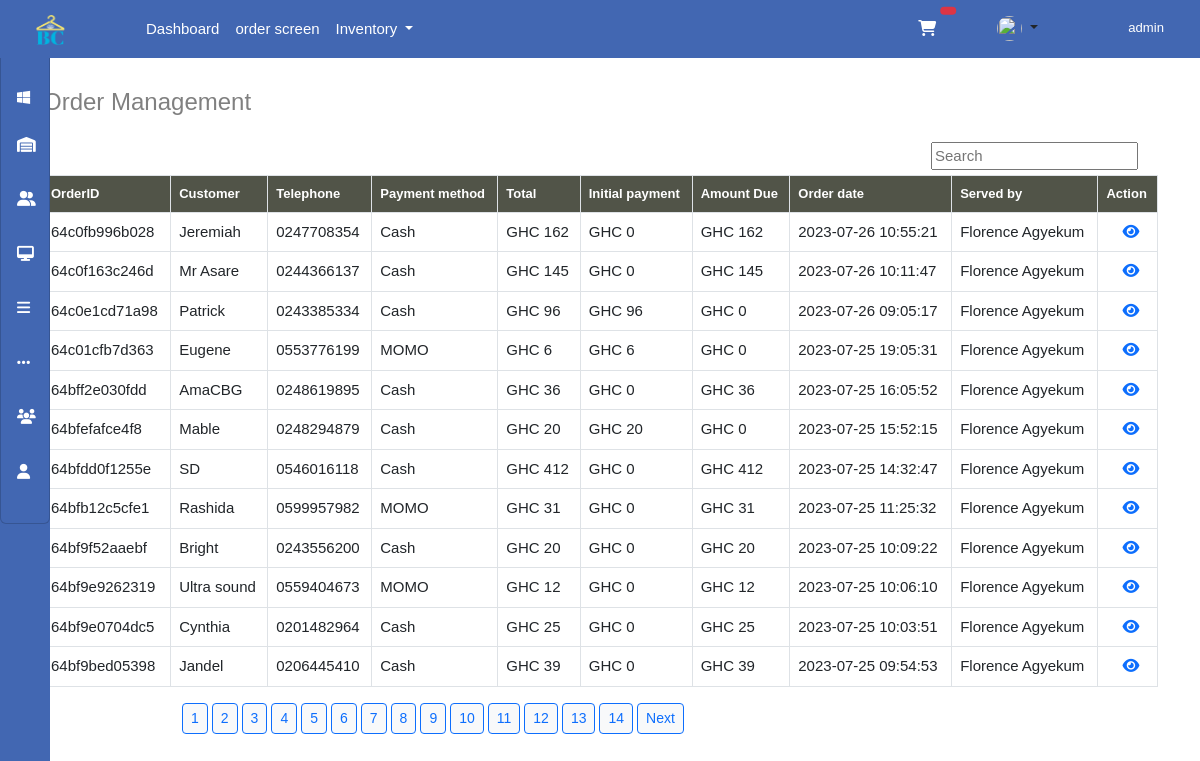
The page /admin/all-orders.php (signed in) on the database its author committed.
### tables this page shows
CREATE TABLE `orderitems` (
  `id` int(255) NOT NULL,
  `order_id` varchar(255) NOT NULL,
  `item` varchar(255) NOT NULL,
  `quantity` int(255) NOT NULL,
  `customer` varchar(255) NOT NULL,
  `telephone` varchar(255) NOT NULL,
  `sex` varchar(255) NOT NULL,
  `paymethod` varchar(255) NOT NULL,
  `ExpressAmount` int(255) NOT NULL,
  `price` int(255) NOT NULL,
  `total` int(255) NOT NULL,
  `initialPayment` int(255) NOT NULL,
  `order_date` timestamp NOT NULL DEFAULT current_timestamp(),
  `servedby` varchar(255) NOT NULL,
  `Dates` varchar(255) NOT NULL,
  `completed` int(255) NOT NULL,
  `completed_date` varchar(255) NOT NULL,
  `Amount_due` int(11) GENERATED ALWAYS AS (`total` - `initialPayment`) VIRTUAL
);

### admin/all-orders.php (the view, shortened to what this page needs)
<?php
	include_once('../dbconfig/config.php');
	$page = 1;
if (isset($_GET['page'])) {
	$page = $_GET['page'];
}
else
{
	$page = 1;
}
$num_per_page = 12;
$start_from = ($page - 1) * 12;
$searchValue = '';
$sql = "SELECT DISTINCT order_id, order_date, servedby,id, paymethod, total, telephone, customer,initialPayment
        FROM orderitems WHERE customer LIKE '%$searchValue%' OR telephone LIKE '%$searchValue%' OR paymethod LIKE '%$searchValue%' OR order_id LIKE '%$searchValue%'
        GROUP BY order_id DESC
        LIMIT $start_from, $num_per_page";
$res = mysqli_query($conn, $sql);
 ?>
<!DOCTYPE html>
<html>
<head>
	<link rel="stylesheet" type="text/css" href="../bootstrap/bootstrap.css">
	<link rel="stylesheet" type="text/css" href="../fonts/all.css">
</head>
<body>
	<?php include_once('../includes/navbar.php');
$total_rows_sql = "SELECT COUNT(DISTINCT order_id) AS total FROM orderitems WHERE customer LIKE '%$searchValue%' OR telephone LIKE '%$searchValue%' OR paymethod LIKE '%$searchValue%' OR order_id LIKE '%$searchValue%' ";
$total_rows_result = mysqli_query($conn, $total_rows_sql);
$total_rows_row = mysqli_fetch_assoc($total_rows_result);
$total_rows = $total_rows_row['total'];
$total_pages = ceil($total_rows/$num_per_page);
	?>
	<div class="container"><h4 style=" margin:30px; color: grey; margin-left: 1px;">Order Management</h4></div>
	<div class="container">
		<input type="text" name="search" class="search" placeholder="Search" id="searchInput" value="<?php echo $searchValue; ?>" onkeyup="startSearchTimer()">
		<table class="table table-bordered fw-semilight my-5">
  <thead>
    <tr>
      <th scope="col">OrderID</th>
      <th scope="col">Customer</th>
      <th scope="col">Telephone</th>
      <th scope="col">Payment method</th>
      <th scope="col">Total</th>
       <th scope="col">Initial payment</th>
      <th scope="col">Amount Due</th>
      <th scope="col">Order date</th>
      <th scope="col">Served by</th>
      <th scope="col">Action</th>
    </tr>
  </thead>
  <tbody>
  	<?php
  		while ($rows = mysqli_fetch_assoc($res)) {
		?>
    <tr>
      <td><?php echo $rows['order_id']; ?> </td>
      <td><?php echo $rows['customer']; ?> </td>
      <td><?php echo $rows['telephone']; ?> </td>
      <td><?php echo $rows['paymethod']; ?> </td>
      <td>GHC <?php echo $rows['total']; ?>  </td>
      <td>GHC <?php echo $rows['initialPayment'] ?></td>
      <td>GHC <?php echo $rows['total'] - $rows['initialPayment'] ?></td>
      <td><?php echo $rows['order_date']; ?>  </td>
      <td><?php echo $rows['servedby']; ?>  </td>
      <td ><a href="orders.php?id=<?php echo $rows['id']; ?>"><i title = "print" class="fa-solid fa-eye ms-3 text-primary"></i></a></td>
    </tr>
  </tbody>
<?php } ?>
</table>
	</div>
	<?php
	for ($i=1; $i <=$total_pages ; $i++) {
		echo "<a class='btn-sm btn btnlink btn-primary text-primary bg-light' href='all-orders.php?page=$i'>$i</a>";
	}
	if ($page < $total_pages) {
		echo "<a class='btn btn-sm btnlink btn-primary text-primary bg-light' href='all-orders.php?page=".($page+1)."'>Next</a>";
	}
?>
</body>
</html>

### includes/navbar.php (shortened to what this page needs)
<?php
if (isset($_SESSION['admin']) == 'true') {
?>
<!DOCTYPE html>
<html>
<head>
	<link rel="stylesheet" type="text/css" href="../bootstrap/bootstrap.css">
	<link rel="stylesheet" type="text/css" href="../fonts/all.css">
</head>
<body>
		<nav class="navbar navbar navbar-expand-lg navbar-dark push-nav">
        <div class="container-fluid">
            <a class="navbar-brand ms-4" href="../admin/dashboard.php"><img src="../avatars/logobs.png" style=" height: 30px; width: 30px;"></a>
            <div class="collapse navbar-collapse ms-5 ps-2" id="navbarSupportedContent">
                <ul class="navbar-nav me-auto mb-2 mb-lg-0">
                    <li class="nav-item">
                        <a class="nav-link active" aria-current="page" href="dashboard.php">Dashboard</a>
                    </li>
                    <li class="nav-item">
                        <a class="nav-link text-white" href="../order screen/order-screen.php" target="_blank">order screen</a>
                    </li>
                    <li class="nav-item dropdown">
                        <a class="nav-link dropdown-toggle text-white" href="#" role="button" data-bs-toggle="dropdown" aria-expanded="false">
                            Inventory
                        </a>
                    </li>
                </ul>
                <a href="add-menu.php">
                    <button type="button" class="btn  position-relative me-5">
                    <i class="fa-solid fa-cart-shopping text-white"></i>
                    <span class="position-absolute top-0 start-100 translate-middle badge rounded-pill bg-danger">
                                </span>
                                </button>
                </a>
                <form class="d-flex me-4" role="search" >
                    <div class="dropdown"  >
                        <a class="nav-link dropdown-toggle " href="#" role="button" data-bs-toggle="dropdown" aria-expanded="false" >
                            <img src="../avatars/avatar.jpeg"  style=" height: 25px; width: 25px; border-radius: 50%; ">
                        </a>
                    </div>
                    <span class=" text-white"><small class="ms-"><?php echo $_SESSION['user']; ?></small></span>
                </form>
            </div>
        </div>
    </nav>
<div style="height: 120vh; float: left; position: fixed; display: block;" class="text-white nav-side">
        <div class="sidebar card py-4 mb-1 my-5">
            <ul class="nav flex-column text-white" id="nav_accordion" style="padding-top: 55px;">
                <li class="nav-item ">
                    <a class="nav-link  text-white" href="dashboard.php"> <i class="fa-brands fa-windows"></i><span class="links ms-1">Dashboard</span></a>
                </li>
                <li class="nav-item has-submenu my-2">
                    <a class="nav-link text-white" href="#"> <i class="fa-sharp fa-solid fa-warehouse"></i><span class="links ms-1">Inventory</span></a>
                </li>
                <li class="nav-item has-submenu my-2">
                    <a class="nav-link text-white" href="#"><i class="fa-solid fa-user-group"></i><span class="links">customer management</a></span>
                </li>
                <li class="nav-item my-2">
                    <a class="nav-link text-white" href=""><i class="fa-solid fa-desktop"></i><span class="links ms-1">POS</span></a>
                </li>
                <li class="nav-item my-2">
                    <a class="nav-link text-white" href=""><i class="fa-solid fa-bars"></i><span class="links ms-1">Order management</span></a>
                </li>
                <li class="nav-item my-2">
                    <a class="nav-link text-white" href="menu.php"><i class="fa-solid fa-ellipsis"></i><span class="links ms-1">Menu Items</span></a>
                </li>
                 <li class="nav-item my-2">
                    <a class="nav-link text-white" href=""><i class="fa-solid fa-solid fa-users"></i><span class="links ms-1">ERP</span></a>
                </li>
                <li class="nav-item my-2">
                    <a class="nav-link text-white" href=""><i class="fa-solid fa-user"></i><span class="links ms-1">Profile</span></a>
                </li>
            </ul>
        </div>
    </div>
<?php }
else
{
    echo "<script>window.location.href='../login/login.php'</script>";
}
?>
</body>
</html>

### admin/all-orders.php (style rules this page uses)
.table thead { background-color: #515448; color: white; font-size: 13px; }
.btnlink { position: relative; left: 180px; margin: 2px; bottom: 34px; }
#searchInput { float: right; display: flex; position: relative; top: -5px; right: 20px; outline: none; }

### includes/navbar.php (style rules this page uses)
body { font-family: sans-serif; font-size: 15px; margin: 0; padding: 0; }
.navbar { background-color: #4267b2; }
.dropdown-toggle { margin-right: 90px; }
.nav-side { position: relative; top: -49px; background-color: #4267b2; width: 50px; transition: width 0.000001s; }
.sidebar { background-color: #4267b2; }
.push-nav { z-index: 1; }

### rows shown on the page
orderitems: order "64c0fb996b028", customer "Jeremiah", telephone "0247708354", paymethod "Cash", total "162", initialPayment "0", $rows['total']-$rows['initialPayment'] "162", order_date "2023-07-26 10:55:21", servedby "Florence Agyekum"
orderitems: order "64c0f163c246d", customer "Mr Asare", telephone "0244366137", paymethod "Cash", total "145", initialPayment "0", $rows['total']-$rows['initialPayment'] "145", order_date "2023-07-26 10:11:47", servedby "Florence Agyekum"
orderitems: order "64c0e1cd71a98", customer "Patrick", telephone "0243385334", paymethod "Cash", total "96", initialPayment "96", $rows['total'] - $rows['initialPayment'] "0", order_date "2023-07-26 09:05:17", servedby "Florence Agyekum"
orderitems: order "64c01cfb7d363", customer "Eugene", telephone "0553776199", paymethod "MOMO", total "6", initialPayment "6", $rows['total'] - $rows['initialPayment'] "0", order_date "2023-07-25 19:05:31", servedby "Florence Agyekum"
orderitems: order "64bff2e030fdd", customer "AmaCBG", telephone "0248619895", paymethod "Cash", total "36", initialPayment "0", $rows['total']-$rows['initialPayment'] "36", order_date "2023-07-25 16:05:52", servedby "Florence Agyekum"
orderitems: order "64bfefafce4f8", customer "Mable", telephone "0248294879", paymethod "Cash", total "20", initialPayment "20", $rows['total'] - $rows['initialPayment'] "0", order_date "2023-07-25 15:52:15", servedby "Florence Agyekum"
orderitems: order "64bfdd0f1255e", customer "SD", telephone "0546016118", paymethod "Cash", total "412", initialPayment "0", $rows['total']-$rows['initialPayment'] "412", order_date "2023-07-25 14:32:47", servedby "Florence Agyekum"
orderitems: order "64bfb12c5cfe1", customer "Rashida", telephone "0599957982", paymethod "MOMO", total "31", initialPayment "0", $rows['total']-$rows['initialPayment'] "31", order_date "2023-07-25 11:25:32", servedby "Florence Agyekum"
orderitems: order "64bf9f52aaebf", customer "Bright", telephone "0243556200", paymethod "Cash", total "20", initialPayment "0", $rows['total']-$rows['initialPayment'] "20", order_date "2023-07-25 10:09:22", servedby "Florence Agyekum"
orderitems: order "64bf9e9262319", customer "Ultra sound", telephone "0559404673", paymethod "MOMO", total "12", initialPayment "0", $rows['total']-$rows['initialPayment'] "12", order_date "2023-07-25 10:06:10", servedby "Florence Agyekum"
orderitems: order "64bf9e0704dc5", customer "Cynthia", telephone "0201482964", paymethod "Cash", total "25", initialPayment "0", $rows['total']-$rows['initialPayment'] "25", order_date "2023-07-25 10:03:51", servedby "Florence Agyekum"
orderitems: order "64bf9bed05398", customer "Jandel", telephone "0206445410", paymethod "Cash", total "39", initialPayment "0", $rows['total']-$rows['initialPayment'] "39", order_date "2023-07-25 09:54:53", servedby "Florence Agyekum"

### other values the page prints
$_SESSION['user'] "admin"
